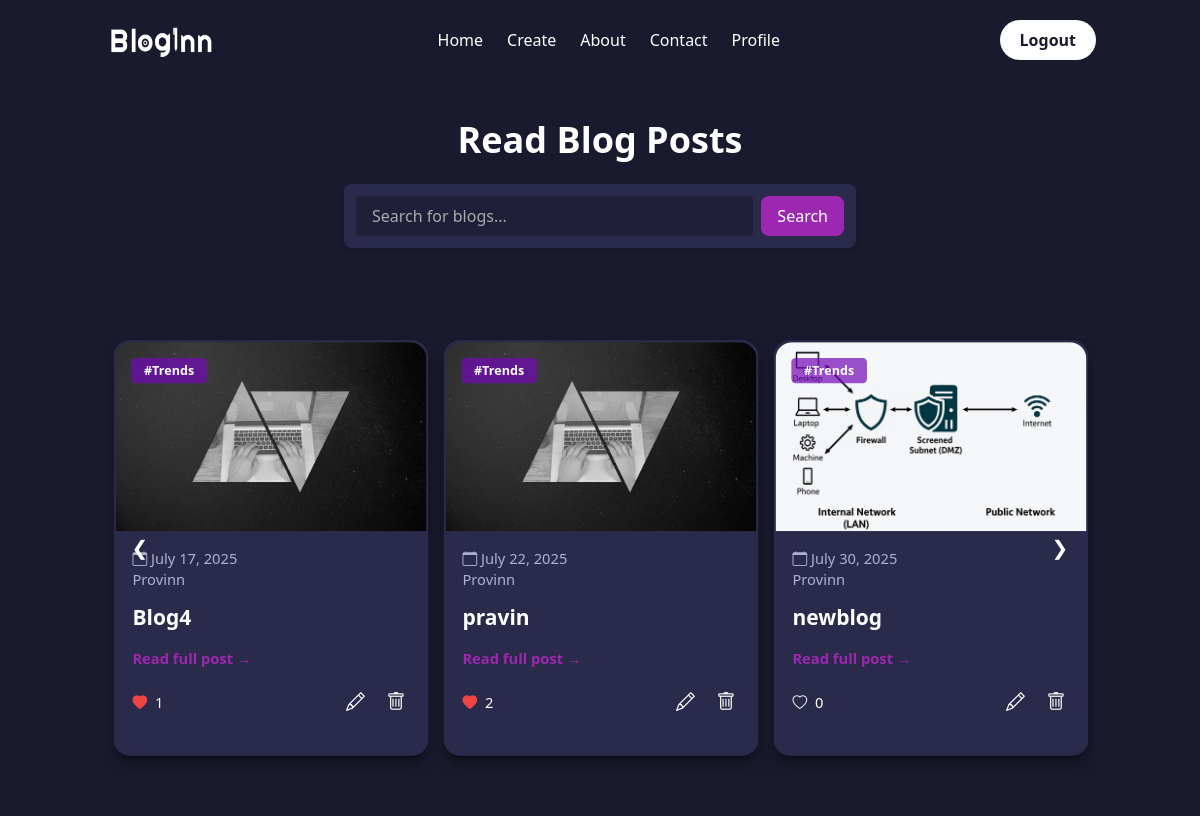
The app's page / (signed in) with its own data.
### blog/models.py (models this page shows, shortened)
class Post(models.Model):
    title=models.CharField(max_length=100)
    content=models.TextField()
    date_posted=models.DateTimeField(default=timezone.now)
    author=models.ForeignKey(User,on_delete=models.CASCADE)
    image=models.ImageField(default="background.jpg",upload_to='blog')
    liked_users = models.ManyToManyField(User, through='Like', related_name='liked_posts')

### blog/views.py (the view)
# urls.py: path("", PostListView.as_view(),name="blog-home"),
class PostListView(ListView):
    model=Post
    template_name="blog/home.html"
    context_object_name = 'posts'
    ordering=['-date_posted']
    def get_queryset(self):
        return Post.objects.annotate(
            total_likes=Count('like', filter=Q(like__liked=True))
        )
    def get_context_data(self, **kwargs):
        context = super().get_context_data(**kwargs)
        if self.request.user.is_authenticated:
            liked_posts = Like.objects.filter(user=self.request.user, liked=True).values_list('post_id', flat=True)
        else:
            liked_posts = []
        context['liked_posts'] = liked_posts
        return context

### blog/templates/blog/home.html (shortened to what this page needs)
{% extends "blog/base.html" %}
{% block content %}
<div class="container mx-auto text-center py-6">
    <h2 class="font-bold text-white text-3xl md:text-4xl">Read Blog Posts</h2>
</div>
<div class="flex justify-center mb-8">
    <form method="get" action="{% url 'search' %}" class="flex items-center gap-2 bg-[#2a2a4a] p-3 rounded-lg shadow-md w-full max-w-lg">
        <input
            type="text"
            name="q"
            value="{{ request.GET.q }}"
            placeholder="Search for blogs..."
            class="w-full px-4 py-2 rounded bg-[#1f1f3a] text-white placeholder-[#aaa] focus:outline-none focus:ring-2 focus:ring-[#9c27b0]"
        >
        <button type="submit" class="px-4 py-2 bg-[#9c27b0] hover:bg-[#7b1fa2] text-white rounded-lg transition-all duration-300">
            Search
        </button>
    </form>
</div>
<div class="relative overflow-hidden py-10 bg-[#1a1a2e]">
    <button class="carousel-button absolute top-1/2 -translate-y-1/2 bg-transparent border-none text-white rounded-full w-10 h-10 text-xl cursor-pointer z-10 flex items-center justify-center transition-all duration-300 hover:bg-[#6a0dad] hover:text-white left-2 md:left-4" onclick="moveSlide(-1)">&#10094;</button>
    <div class="overflow-hidden w-[990px] mx-auto px-4">
        <div class="carousel-track flex transition-transform duration-500 ease-in-out gap-[30px] pt-[30px] pb-[30px]" id="carousel">
            {% for post in posts %}
            <div class="blog-card flex-shrink-0 bg-[#2a2a4a] rounded-2xl shadow-lg shadow-black/40 w-[300px] transition-all duration-300 pb-5 text-[#e0e0e0] no-underline relative border-2 border-transparent hover:-translate-y-2 hover:shadow-xl hover:shadow-[#9c27b0]/70 hover:border-[#9c27b0]/70">
                <img src="{{ post.image.url }}" alt="Blog Thumbnail" class="w-full h-[180px] object-cover rounded-t-2xl">
                {% if post.tag %}
                    <div class="absolute top-[15px] left-[15px] bg-[rgba(114,9,183,0.7)] text-white px-3 py-1 rounded text-xs font-bold capitalize z-10">#{{ post.tag }}</div>
                {% else %}
                    <div class="absolute top-[15px] left-[15px] bg-[rgba(114,9,183,0.7)] text-white px-3 py-1 rounded text-xs font-bold capitalize z-10">#trends</div>
                {% endif %}
                <div class="p-4">
                    <p class="text-sm text-[#b0b0d0] mb-2">
                        <i class="bi bi-calendar"></i> {{ post.date_posted|date:"F d, Y" }}<br>
                        <a href="{% url 'user-posts' post.author.username %}" class="hover:underline">{{ post.author }}</a>
                    </p>
                    <h5 class="text-white font-bold my-3 text-xl">
                        <a href="{% url 'post-detail' post.id %}" class="hover:underline">{{ post.title }}</a>
                    </h5>
                    <a href="{% url 'post-detail' post.id %}" class="text-[#9c27b0] font-bold text-sm hover:underline">Read full post →</a>
                    <div class="mt-4 flex justify-between items-center">
                        <form action="{% url 'like_post' post.id %}" method="POST">
                            <button type="submit" class="text-white text-sm hover:text-red-400">
                                {% if post.id in liked_posts %}
                                    <i class="bi bi-heart-fill text-red-500"></i>
                                {% else %}
                                    <i class="bi bi-heart"></i>
                                {% endif %}
                                <span class="ml-1">{{ post.total_likes }}</span>
                            </button>
                        </form>
                        {% if post.author == request.user %}
                        <div>
                            <a href="{% url 'post-update' post.id %}" class="text-white text-lg p-1 rounded-md mr-2 hover:text-blue-400">
                                <i class="bi bi-pencil"></i>
                            </a>
                            <a href="{% url 'post-delete' post.id %}" class="text-white text-lg p-1 hover:text-red-400">
                                <i class="bi bi-trash"></i>
                            </a>
                        </div>
                        {% endif %}
                    </div>
                </div>
            </div>
            {% endfor %}
        </div>
    </div>
    <button class="carousel-button absolute top-1/2 -translate-y-1/2 bg-transparent border-none text-white rounded-full w-10 h-10 text-xl cursor-pointer z-10 flex items-center justify-center transition-all duration-300 hover:bg-[#6a0dad] hover:text-white right-2 md:right-4" onclick="moveSlide(1)">&#10095;</button>
</div>
{% endblock %}

### records on screen
Post: image (picture), date_posted "July 17, 2025", author "Provinn", title "Blog4", total_likes "1"
Post: image (picture), date_posted "July 22, 2025", author "Provinn", title "pravin", total_likes "2"
Post: image (picture), date_posted "July 30, 2025", author "Provinn", title "newblog", total_likes "0"
